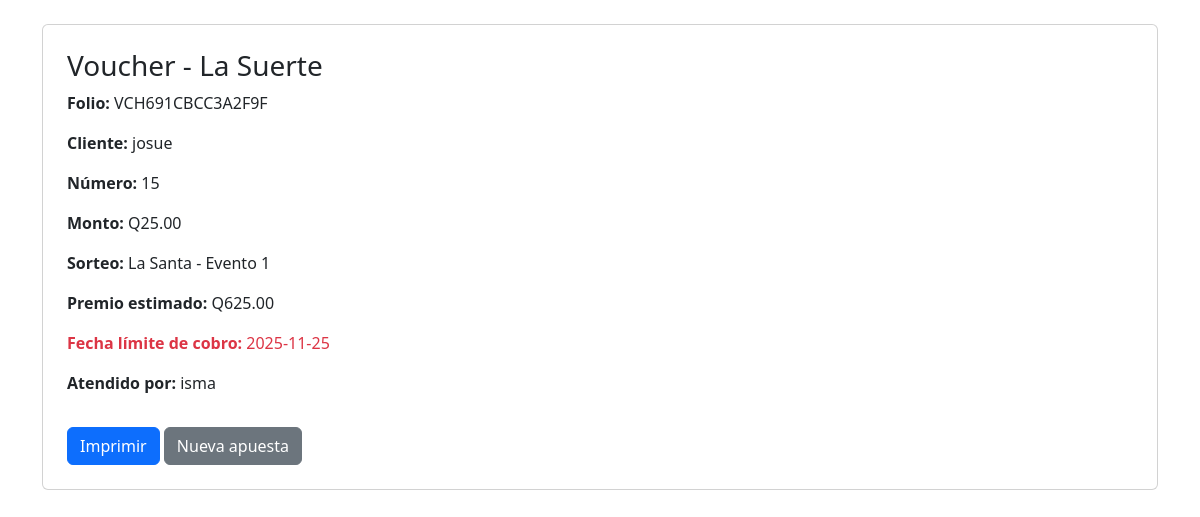
Screenshot of /voucher.php?code=VCH691CBCC3A2F9F with the database file from the repository.
### tables this page shows
CREATE TABLE apuestas (
        id INTEGER PRIMARY KEY AUTOINCREMENT,
        cliente_id INTEGER,
        numero TEXT,
        monto REAL,
        sorteo TEXT,
        evento_dia INTEGER,
        premio_estimado REAL,
        es_cumple INTEGER DEFAULT 0,
        fecha_registro TEXT DEFAULT (datetime('now')),
        fecha_limite TEXT,
        atendido_por TEXT,
        voucher_code TEXT,
        pagado INTEGER DEFAULT 0,
        fecha_pago TEXT,
        FOREIGN KEY(cliente_id) REFERENCES clientes(id)
      );

CREATE TABLE clientes (
        id INTEGER PRIMARY KEY AUTOINCREMENT,
        nombre TEXT,
        telefono TEXT,
        birth_date TEXT,
        fecha_registro TEXT DEFAULT (datetime('now'))
      );

### public/voucher.php (the view, shortened to what this page needs)
<?php
$db = getDB();
$code = $_GET['code'] ?? '';
$stmt = $db->prepare("SELECT a.*, c.nombre FROM apuestas a LEFT JOIN clientes c ON c.id=a.cliente_id WHERE a.voucher_code = ? LIMIT 1");
$stmt->execute([$code]);
$r = $stmt->fetch(PDO::FETCH_ASSOC);
?>
<!doctype html><html><head><meta charset="utf-8"><title>Voucher</title>
<link href="https://cdn.jsdelivr.net/npm/bootstrap@5.3.0/dist/css/bootstrap.min.css" rel="stylesheet">
</head><body>
<div class="container mt-4">
  <div class="card p-4">
    <h3>Voucher - La Suerte</h3>
    <p><strong>Folio:</strong> <?=$r['voucher_code']?></p>
    <p><strong>Cliente:</strong> <?=htmlspecialchars($r['nombre'])?></p>
    <p><strong>Número:</strong> <?=htmlspecialchars($r['numero'])?></p>
    <p><strong>Monto:</strong> Q<?=number_format($r['monto'],2)?></p>
    <p><strong>Sorteo:</strong> <?=htmlspecialchars($r['sorteo'])?> - Evento <?=$r['evento_dia']?></p>
    <p><strong>Premio estimado:</strong> Q<?=number_format($r['premio_estimado'],2)?> <?= $r['es_cumple'] ? '<span class="badge bg-success">+10% Cumpleaños</span>' : '' ?></p>
    <p class="text-danger"><strong>Fecha límite de cobro:</strong> <?=htmlspecialchars($r['fecha_limite'])?></p>
    <p><strong>Atendido por:</strong> <?=htmlspecialchars($r['atendido_por'])?></p>
    <div class="mt-3">
      <button class="btn btn-primary" onclick="window.print()">Imprimir</button>
      <a class="btn btn-secondary" href="index.php">Nueva apuesta</a>
    </div>
  </div>
</div>
</body></html>

### rows the page displays
apuestas: voucher_code "VCH691CBCC3A2F9F", cliente.nombre "josue", numero "15", monto "25.00", sorteo "La Santa", evento_dia "1", premio_estimado "625.00", fecha_limite "2025-11-25", atendido_por "isma"
